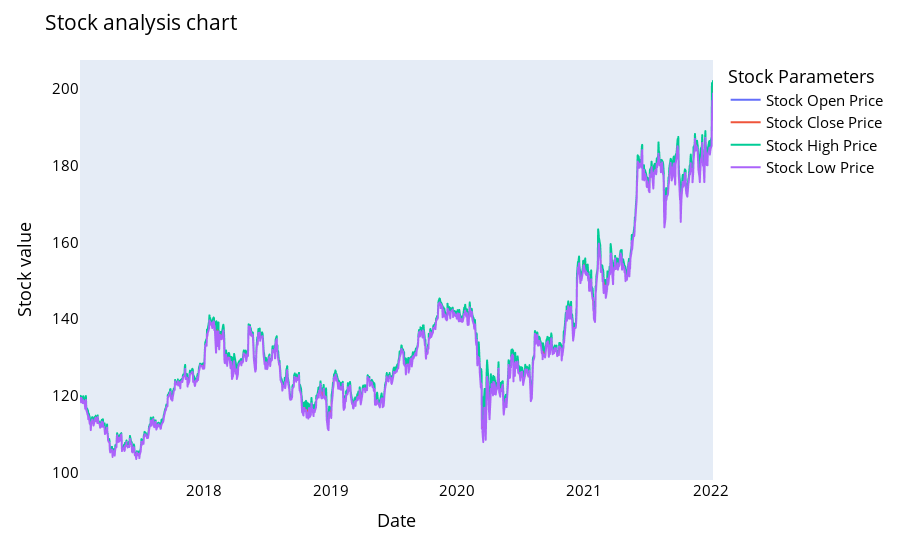

The notebook cell saved with this chart:
### Code cell
names = cycle(['Stock Open Price','Stock Close Price','Stock High Price','Stock Low Price'])

fig = px.line(toyotadf, x=toyotadf.Date, y=[toyotadf['Open'], toyotadf['Close'], 
                                          toyotadf['High'], toyotadf['Low']],
             labels={'Date': 'Date','value':'Stock value'})
fig.update_layout(title_text='Stock analysis chart', font_size=15, font_color='black',legend_title_text='Stock Parameters')
fig.for_each_trace(lambda t:  t.update(name = next(names)))
fig.update_xaxes(showgrid=False)
fig.update_yaxes(showgrid=False)

fig.show()

### Figure 1 — Plotly figure (JSON) as saved in the notebook; plotly's stock layout.template omitted (floating-point values rounded to 4 significant figures; data arrays with more than 128 entries replaced by an {"elided": "..."} marker saying what was removed)
{"data": [{"hovertemplate": "variable=Open<br>Date=%{x}<br>Stock value=%{y}<extra></extra>", "legendgroup": "Open", "line": {"color": "#636efa", "dash": "solid"}, "marker": {"symbol": "circle"}, "mode": "lines", "name": "Stock Open Price", "showlegend": true, "type": "scattergl", "x": {"elided": "1260 str values"}, "xaxis": "x", "y": {"elided": "1260 float values"}, "yaxis": "y"}, {"hovertemplate": "variable=Close<br>Date=%{x}<br>Stock value=%{y}<extra></extra>", "legendgroup": "Close", "line": {"color": "#EF553B", "dash": "solid"}, "marker": {"symbol": "circle"}, "mode": "lines", "name": "Stock Close Price", "showlegend": true, "type": "scattergl", "x": {"elided": "1260 str values"}, "xaxis": "x", "y": {"elided": "1260 float values"}, "yaxis": "y"}, {"hovertemplate": "variable=High<br>Date=%{x}<br>Stock value=%{y}<extra></extra>", "legendgroup": "High", "line": {"color": "#00cc96", "dash": "solid"}, "marker": {"symbol": "circle"}, "mode": "lines", "name": "Stock High Price", "showlegend": true, "type": "scattergl", "x": {"elided": "1260 str values"}, "xaxis": "x", "y": {"elided": "1260 float values"}, "yaxis": "y"}, {"hovertemplate": "variable=Low<br>Date=%{x}<br>Stock value=%{y}<extra></extra>", "legendgroup": "Low", "line": {"color": "#ab63fa", "dash": "solid"}, "marker": {"symbol": "circle"}, "mode": "lines", "name": "Stock Low Price", "showlegend": true, "type": "scattergl", "x": {"elided": "1260 str values"}, "xaxis": "x", "y": {"elided": "1260 float values"}, "yaxis": "y"}], "layout": {"autosize": true, "font": {"color": "black", "size": 15}, "legend": {"title": {"text": "Stock Parameters"}, "tracegroupgap": 0}, "margin": {"t": 60}, "title": {"text": "Stock analysis chart"}, "xaxis": {"anchor": "y", "autorange": true, "domain": [0, 1], "range": ["2017-01-09", "2022-01-07"], "showgrid": false, "title": {"text": "Date"}, "type": "date"}, "yaxis": {"anchor": "x", "autorange": true, "domain": [0, 1], "range": [98.16, 207.5], "showgrid": false, "title": {"text": "Stock value"}, "type": "linear"}}}
